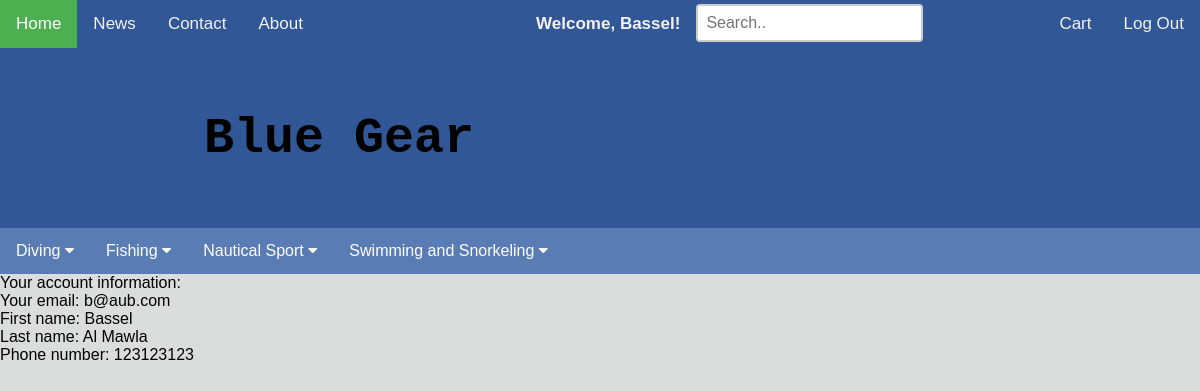
Screenshot of /account.php (signed in) with the database file from the repository.
### tables this page shows
CREATE TABLE IF NOT EXISTS `subcategory` (
  `id` int(11) NOT NULL AUTO_INCREMENT,
  `subcategory_name` varchar(128) NOT NULL,
  `category_id` int(11) NOT NULL,
  PRIMARY KEY (`id`),
  UNIQUE KEY `name` (`subcategory_name`),
  KEY `category_id` (`category_id`)
);

CREATE TABLE IF NOT EXISTS `category` (
  `id` int(11) NOT NULL AUTO_INCREMENT,
  `category_name` varchar(128) NOT NULL,
  PRIMARY KEY (`id`),
  UNIQUE KEY `category_name` (`category_name`)
);

CREATE TABLE IF NOT EXISTS `user` (
  `id` int(11) NOT NULL AUTO_INCREMENT,
  `email` varchar(128) NOT NULL,
  `pwd` varchar(32) NOT NULL,
  `first_name` varchar(128) NOT NULL,
  `last_name` varchar(128) NOT NULL,
  `phone` int(11) DEFAULT NULL,
  `is_admin` tinyint(1) NOT NULL DEFAULT '0',
  `verification_hash` varchar(32) NOT NULL,
  `is_verified` tinyint(1) NOT NULL DEFAULT '0',
  PRIMARY KEY (`id`),
  UNIQUE KEY `email` (`email`)
);

### init.php (called while the page is built, shortened)
<?php
if(isset($_SESSION["user_id"])) {
    $logged_in = true;
    $first_name = $_SESSION["first_name"];
}
else {
    $logged_in = false;
    session_destroy();
}
?>

### account.php (the view, shortened to what this page needs)
<!DOCTYPE html>
<html lang="en" dir="ltr">
    <head>
        <link rel="stylesheet" href="css/style.css">
    </head>
    <?php include "header.php";
        $id = $_SESSION["user_id"];
        include "connect_db.php";
        $sql = $db->prepare("SELECT *
                            FROM user
                            WHERE id = :id;");
        $sql->bindParam(':id', $id);
        $sql->execute();
        $results = $sql->fetchAll(PDO::FETCH_ASSOC);
        echo "Your account information:
            <br>Your email: ". $results[0]["email"] .
            "<br>First name: ". $results[0]["first_name"] .
            "<br>Last name: ". $results[0]["last_name"];
        if(isset($results[0]["phone"]) && !empty($results[0]["phone"])) {
            echo "<br>Phone number: ". $results[0]["phone"];
        }
        ?>
    </body>
</html>

### header.php (shortened to what this page needs)
<?php
include "init.php";
?>
<!DOCTYPE html>
<html lang="en" dir="ltr">
    <head>
        <link rel="stylesheet" href="css/style.css">
        <link rel="stylesheet" href="https://cdnjs.cloudflare.com/ajax/libs/font-awesome/4.7.0/css/font-awesome.min.css">
        <link rel="stylesheet" href="css/popup_cart.css">
    </head>
<body>
    <div class="top">
        <div class="topnav">
            <a class="active" href="index.php">Home</a>
            <a href="#news">News</a>
            <a href="#contact">Contact</a>
            <a href="#about">About</a>
            <span class="right">
            <a id="cart-trigger" href="cart.php">Cart</a>
            <?php
            if(!$logged_in) {
                echo
                '<a href="signup.php">Sign Up</a>
                <a href="login.php">Log In</a>';
            }
            else {
                echo
                '<a href="logout_handler.php">Log Out</a>';
            }
            ?>
            </span>
            <span class="searchdiv">
                <form class="searchbar">
                    <input type="text" name="search" placeholder="Search..">
                </form>
            </span>
            <?php
            if($logged_in) {
                echo
                '<h3>Welcome, '. $first_name .'!</h3>';
            }
            ?>
        </div>
    </div>
    <div id="header">
        <h1>Blue Gear</h1>
    </div>
    <div class="navbar">
        <?php
        include "connect_db.php";
        $sql = $db->prepare("SELECT category_name, subcategory_name
                             FROM category
                             LEFT JOIN subcategory
                             ON category.id = subcategory.category_id;");
        $sql->execute();
        $results = $sql->fetchAll(PDO::FETCH_ASSOC);
        $seen_categories = array();
        $first_row = true;
        foreach($results as $row) {
            $name = $row["category_name"];
            if($first_row) {
                array_push($seen_categories, $name);
                echo
                '<div class="dropdown">
                    <button class="dropbtn">
                        '. $row["category_name"] .'
                        <i class="fa fa-caret-down"></i>
                    </button>
                    <div class="dropdown-content">
                        <div class="row">';
                $first_row = false;
            }
            elseif(!in_array($name, $seen_categories)) {
                array_push($seen_categories, $name);
                echo
                '</div></div></div>
                 <div class="dropdown">
                    <button class="dropbtn">
                        '. $row["category_name"] .'
                        <i class="fa fa-caret-down"></i>
                    </button>
                    <div class="dropdown-content">
                        <div class="row">';
            }
        }
        echo '</div></div></div>';
        ?>
    </div>

### css/style.css (style rules this page uses)
body { margin: 0; font-family: Arial, Helvetica, sans-serif; }
.top { height: auto; }
.topnav .right { float: right; }
.topnav { overflow: hidden; background-color: #333; background-color: rgb(49, 87, 150); }
.topnav h3 { float: right; color: #f2f2f2; text-align: center; margin: 0; padding: 14px 16px; font-size: 17px; }
.topnav a { float: left; color: #f2f2f2; text-align: center; padding: 14px 16px; text-decoration: none; font-size: 17px; }
.topnav a.active { background-color: #4caf50; color: white; }
.searchdiv { float: right; margin-top: 0.3%; margin-right: 10%; }
.searchbar input[type="text"] { border: 2px solid #ccc; border-radius: 4px; font-size: 16px; background-image: url("img/searchicon.png"); background-position: 0px 0px; background-size: 40px 40px; background-repeat: no-repeat; padding: 8px; -webkit-transition: width 0.4s ease-in-out; transition: width 0.4s ease-in-out; }
#header { background-color: yellow; height: 180px; display: flex; align-items: center; background-color: rgb(49, 87, 150); }
body { background-color: rgb(219, 220, 220); }
#header h1 { font-family: "Lucida Console", Courier, monospace; font-size: 50px; padding-left: 204px; }
.navbar { overflow: hidden; background-color: #333; background-color:rgb(89, 124, 181); font-family: Arial, Helvetica, sans-serif; }
.dropdown { float: left; overflow: hidden; }
.dropdown .dropbtn { font-size: 16px; border: none; outline: none; color: white; padding: 14px 16px; background-color: inherit; font: inherit; margin: 0; }
a { text-decoration: none; }

### rows the page displays
subcategory: category.category_name "Diving"
subcategory: category.category_name "Fishing"
subcategory: category.category_name "Nautical Sport"
subcategory: category.category_name "Swimming and Snorkeling"
user: email "b@aub.com", first_name "Bassel", last_name "Al Mawla", phone "123123123"

### other values shown
$first_name "Bassel"
